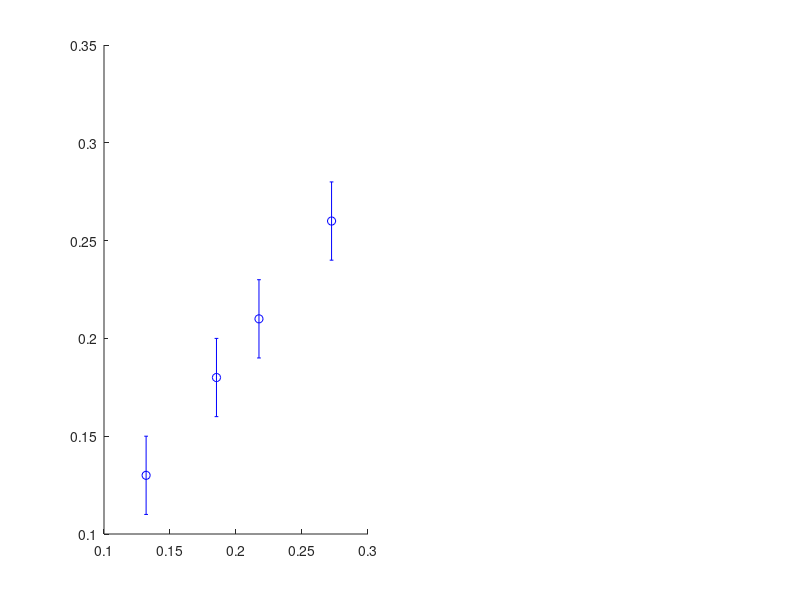

MATLAB code for this plot: (Note: this script raises an error after producing the figure.)
%% Plot the half width of energy basin with r_q1
rq1_md=[0.2724    0.2174    0.1852    0.1319];
dr=0.01;
rBasinLeft = [-0.33 -0.29 -0.29 -0.23];
rBasinRight = [0.19 0.13 0.07 0.03];

figure('Color','w','Pos',[138         147        1111         496])

subplot(121)
hold on
errorbar(rq1_md,(rBasinRight-rBasinLeft)/2,ones(1,length(rq1_md))*dr*2,...
  'bo','MarkerSize',20);
plot([0.1 0.3],[0.1 0.3],'r-','LineWidth',3)
hold off
set(gca,'LineWidth',2,'box','on')
axis square
set(gca,'FontSize',20)
xlabel('\rho_{q=1}')
ylabel('Half width of the E_{BB} basin (w/2)')
text(0.1,0.3,'(a)','FontSize',20)

subplot(122)
hold on
errorbar(rq1_md,abs(rBasinLeft),ones(1,length(rq1_md))*dr*2,...
  'b<','MarkerSize',20);
errorbar(rq1_md,abs(rBasinRight),ones(1,length(rq1_md))*dr*2,...
  'b>','MarkerSize',20);
plot([0 0.4],[0 0.4],'r-','LineWidth',3)
hold off
set(gca,'LineWidth',2,'box','on')
axis square
set(gca,'FontSize',20)
xlabel('\rho_{q=1}')
ylabel('Width of the E_{BB} basin')
legend('HFS','LFS')
text(0.1,0.3,'(b)','FontSize',20)